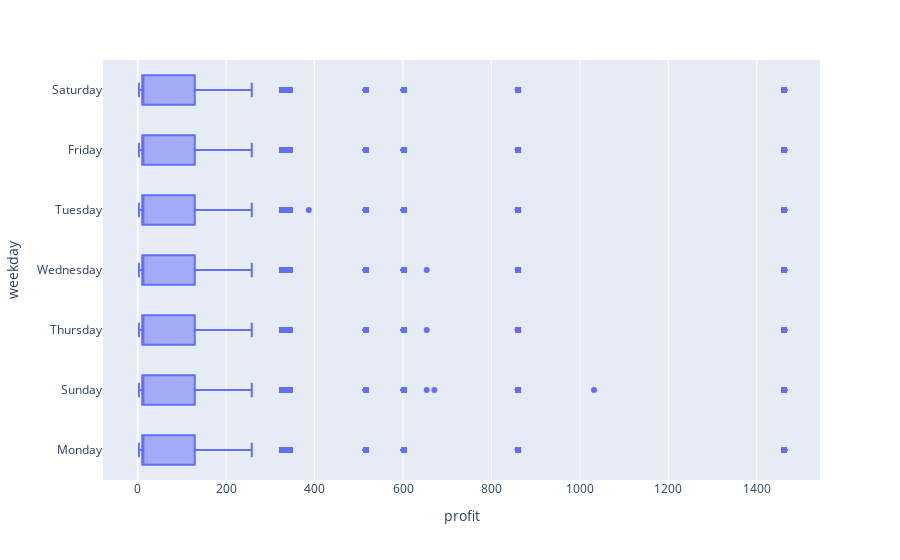

Notebook code for this chart:
### Code cell
# show box for each weekday 'profit'

### Figure 1 — Plotly figure (JSON) as saved in the notebook; plotly's stock layout.template omitted (floating-point values rounded to 4 significant figures; data arrays with more than 128 entries replaced by an {"elided": "..."} marker saying what was removed)
{"data": [{"alignmentgroup": "True", "hovertemplate": "profit=%{x}<br>weekday=%{y}<extra></extra>", "legendgroup": "", "marker": {"color": "#636efa"}, "name": "", "notched": false, "offsetgroup": "", "orientation": "h", "showlegend": false, "type": "box", "x": {"elided": "24949 float values"}, "x0": " ", "xaxis": "x", "y": {"elided": "24949 str values"}, "y0": " ", "yaxis": "y"}], "layout": {"boxmode": "group", "legend": {"tracegroupgap": 0}, "margin": {"t": 60}, "xaxis": {"anchor": "y", "domain": [0, 1], "title": {"text": "profit"}}, "yaxis": {"anchor": "x", "domain": [0, 1], "title": {"text": "weekday"}}}}
